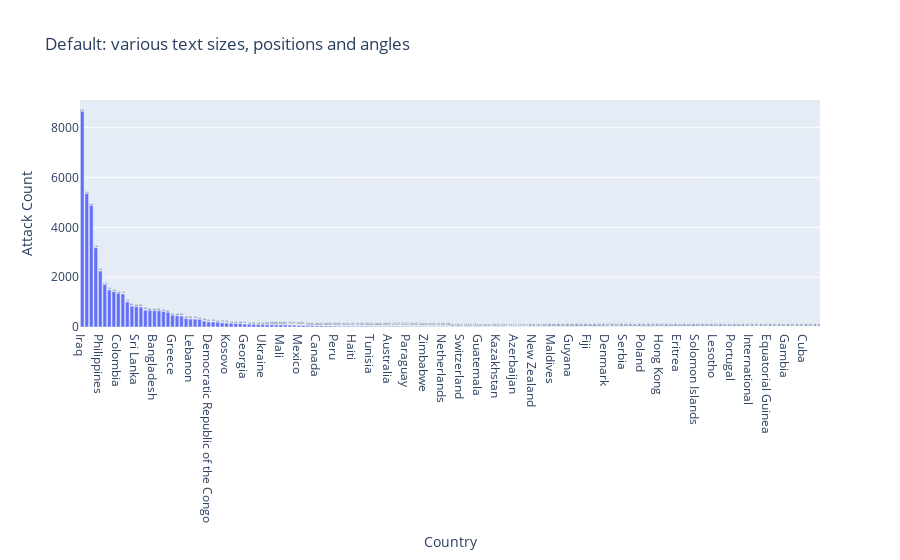

Notebook cell for this chart:
### Code cell
# df = px.data.gapminder().query("continent == 'Europe' and year == 2007 and pop > 2.e6")
fig = px.bar(country_counts, y='Attack Count', x='Country', text_auto='.2s',
            title="Default: various text sizes, positions and angles")
fig.show()

### Figure 1 — Plotly figure (JSON) as saved in the notebook; plotly's stock layout.template omitted (floating-point values rounded to 4 significant figures; data arrays with more than 128 entries replaced by an {"elided": "..."} marker saying what was removed)
{"data": [{"alignmentgroup": "True", "hovertemplate": "Country=%{x}<br>Attack Count=%{y}<extra></extra>", "legendgroup": "", "marker": {"color": "#636efa", "pattern": {"shape": ""}}, "name": "", "offsetgroup": "", "orientation": "v", "showlegend": false, "textposition": "auto", "texttemplate": "%{y:.2s}", "type": "bar", "x": {"elided": "164 str values"}, "xaxis": "x", "y": {"elided": "164 int values"}, "yaxis": "y"}], "layout": {"barmode": "relative", "legend": {"tracegroupgap": 0}, "title": {"text": "Default: various text sizes, positions and angles"}, "xaxis": {"anchor": "y", "domain": [0, 1], "title": {"text": "Country"}}, "yaxis": {"anchor": "x", "domain": [0, 1], "title": {"text": "Attack Count"}}}}
